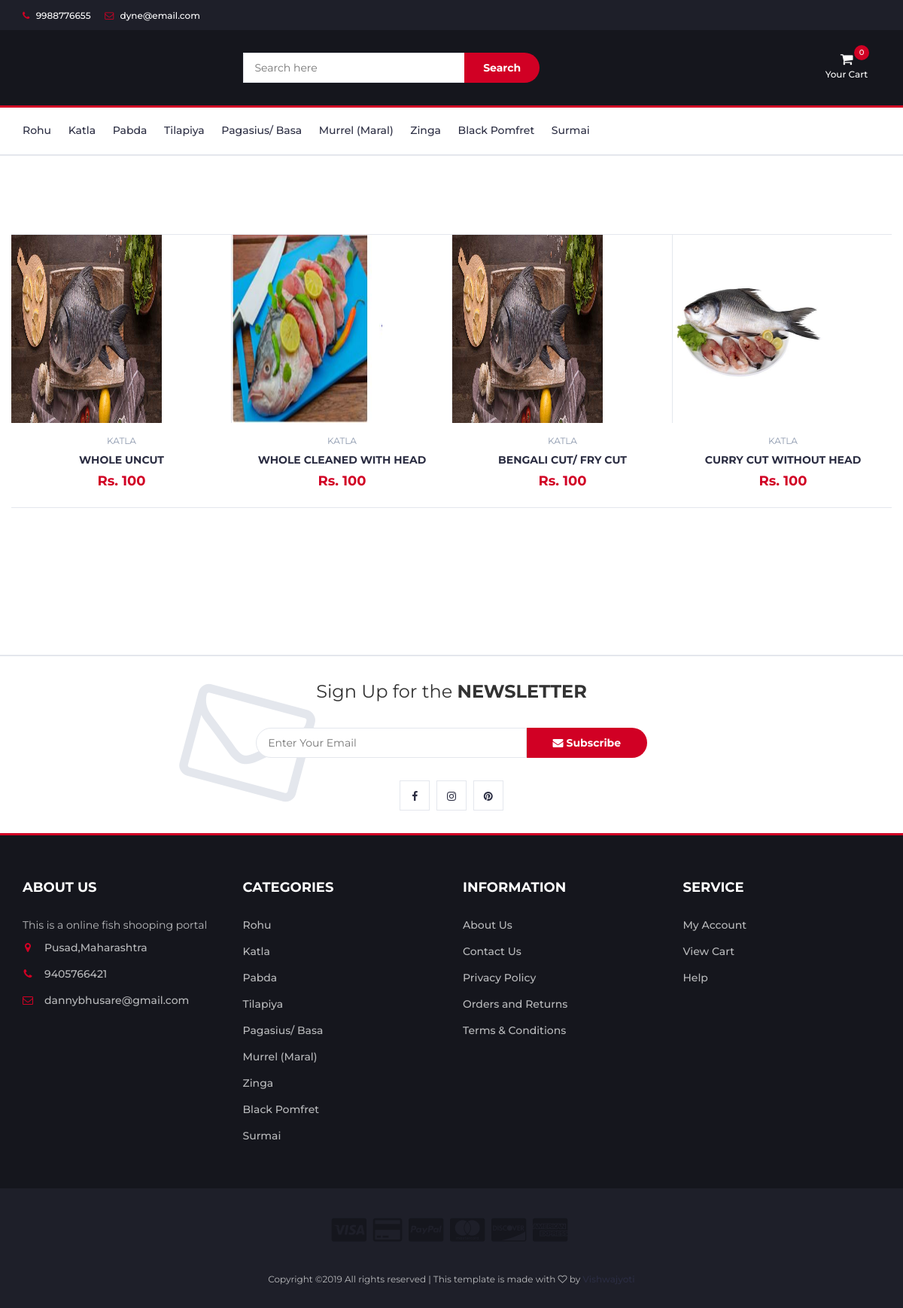
The page /index.php?cat_id=2 on the database its author committed.
### tables this page shows
CREATE TABLE `categories` (
  `cat_id` int(100) NOT NULL,
  `cat_title` text NOT NULL,
  `catagory_details` text NOT NULL
);

CREATE TABLE `products` (
  `prd_id` int(100) NOT NULL,
  `prd_cat` int(100) NOT NULL,
  `prd_title` varchar(255) NOT NULL,
  `net_weight` varchar(30) NOT NULL,
  `gross_weight` varchar(30) NOT NULL,
  `pack_available` varchar(30) NOT NULL,
  `prd_price` int(100) NOT NULL,
  `prd_desc` text NOT NULL,
  `prd_img` text NOT NULL,
  `prd_keyword` text NOT NULL
);

### index.php (the view, shortened to what this page needs)
<!DOCTYPE html>
<?php
include "dbconnect.php";
include "header.php";
?>
<div class="section">
</div>
<div class="section">
	<div class="container">
		<div class="row">
			<div class="col-md-12">
				<div class="row">
					<div class="products-tabs">
						<div id="tab1" class="tab-pane active">
							<div class="products-slick" data-nav="#slick-nav-1">
								<?php
								if (empty($_GET)) {
									$cat_id = 1;
									$id = 0;
								} else {
									$cat_id = $_GET['cat_id'];
								}
								$select2 = "SELECT * FROM categories WHERE cat_id = $cat_id";
								$query2 = mysqli_query($con, $select2);
								while ($row = mysqli_fetch_assoc($query2)) {
									$cat_title = $row['cat_title'];
									$select1 = "SELECT * FROM products WHERE prd_cat =$cat_id";
									$query1 = mysqli_query($con, $select1);
									while ($row = mysqli_fetch_assoc($query1)) {
										$prd_title = $row['prd_title'];
										$prd_price = $row['prd_price'];
										$prd_img = $row['prd_img'];
										$prd_id  = $row['prd_id'];
								?>
										<form action="" method="POST" onsubmit="addtocart($prd_id)">
											<div class="product">
												<div class="product-img">
													<img style="width:200px;height:250px;" src="./images/<?php echo $prd_img; ?>" alt="">
												</div>
												<div class="product-body">
													<p class="product-category"><?php echo $cat_title; ?></p>
													<h3 class="product-name"><a href="#"><?php echo $prd_title;  ?></a></h3>
													<h4 class="product-price">Rs. <?php echo $prd_price; ?></h4>
												</div>
												<div class="add-to-cart">
													<button class="add-to-cart-btn"><i class="fa fa-shopping-cart"></i> <a href='index.php?cat_id=<?php echo $cat_id ?>& prd_id=<?php echo $prd_id;?>&del_id="0"& action="none"&search=0'>add to
															cart</a>
													</button>
												</div>
											</div>
										</form>
								<?php }
								} ?>
							</div>
						</div>
					</div>
				</div>
			</div>
		</div>
	</div>
</div>
<div class="section">
	<div class="container">
		<div class="row">
			<div class="col-md-12">
				<div class="row">
					<div class="products-tabs">
						<div id="tab2" class="tab-pane fade in active">
							<div class="products-slick" data-nav="#slick-nav-2">
							</div>
						</div>
					</div>
				</div>
			</div>
		</div>
		<div class="section">
		</div>
	</div>
</div>
<div id="newsletter" class="section">
	<div class="container">
		<div class="row">
			<div class="col-md-12">
				<div class="newsletter">
					<p>Sign Up for the <strong>NEWSLETTER</strong></p>
					<form>
						<input class="input" type="email" placeholder="Enter Your Email">
						<button class="newsletter-btn"><i class="fa fa-envelope"></i> Subscribe</button>
					</form>
					<ul class="newsletter-follow">
						<li>
							<a href="https://www.facebook.com/campaign/landing.php?campaign_id=1653993517&extra_1=s%7Cc%7C318504235901%7Ce%7Cfacebook%7C&placement=&creative=318504235901&keyword=facebook&partner_id=googlesem&extra_2=campaignid%3D1653993517%26adgroupid%3D63066387003%26matchtype%3De%26network%3Dg%26source%3Dnotmobile%26search_or_content%3Ds%26device%3Dc%26devicemodel%3D%26adposition%3D1t1%26target%3D%26targetid%3Dkwd-541132862%26loc_physical_ms%3D9062140%26loc_interest_ms%3D%26feeditemid%3D%26param1%3D%26param2%3D&gclid=EAIaIQobChMI6IDRkZnV5gIViqoYCh20KAnqEAAYASAAEgIVLvD_BwE"><i class="fa fa-facebook"></i></a>
						</li>
						<li>
							<a href="https://www.instagram.com/"><i class="fa fa-instagram"></i></a>
						</li>
						<li>
							<a href="https://in.pinterest.com/"><i class="fa fa-pinterest"></i></a>
						</li>
					</ul>
				</div>
			</div>
		</div>
	</div>
</div>
</body>
<?php
include "footer.php";
?>
</html>

### header.php (shortened to what this page needs)
<!DOCTYPE html>
<?php
include "dbconnect.php";
?>
<html lang="en">
<head>
    <link type="text/css" rel="stylesheet" href="css/bootstrap.min.css" />
    <link type="text/css" rel="stylesheet" href="css/slick.css" />
    <link type="text/css" rel="stylesheet" href="css/slick-theme.css" />
    <link type="text/css" rel="stylesheet" href="css/nouislider.min.css" />
    <link rel="stylesheet" href="css/font-awesome.min.css">
    <link type="text/css" rel="stylesheet" href="css/style.css" />
</head>
<body>
    <header>
        <div id="top-header">
            <div class="container">
                <ul class="header-links pull-left">
                    <li><a href="#"><i class="fa fa-phone"></i> 9988776655</a></li>
                    <li><a href="#"><i class="fa fa-envelope-o"></i> dyne@email.com</a></li>
                </ul>
            </div>
        </div>
        <div id="header">
            <div class="container">
                <div class="row">
                    <div class="col-md-3">
                    </div>
                    <div class="col-md-6">
                        <div class="header-search">
                            <form method="POST">
                                <input class="input" placeholder="Search here" name='seach'>
                                <button class="search-btn" name='searching'>Search</button>
                            </form>
                        </div>
                    </div>
                    <div class="col-md-3 clearfix">
                        <div class="header-ctn">
                            <?php
							$ip_add = getUserIpAddr();
							$cart_count_query = "SELECT count(*) FROM `cart` where ip_add='$ip_add'";
							$count_result = mysqli_query($con, $cart_count_query);
							$count = mysqli_fetch_array($count_result);
							$number = $count[0];
							?>
                            <div class="dropdown">
                                <a class="dropdown-toggle" data-toggle="dropdown" aria-expanded="true">
                                    <i class="fa fa-shopping-cart"></i>
                                    <span>Your Cart</span>
                                    <div class="qty"><?php echo "$number" ?></div>
                                </a>
                                        <?php
										function getUserIpAddr()
										{
											if (!empty($_SERVER['HTTP_CLIENT_IP'])) {
												$ip = $_SERVER['HTTP_CLIENT_IP'];
											} elseif (!empty($_SERVER['HTTP_X_FORWARDED_FOR'])) {
												$ip = $_SERVER['HTTP_X_FORWARDED_FOR'];
											} else {
												$ip = $_SERVER['REMOTE_ADDR'];
											}
											return $ip;
										}
										?>
                            </div>
                        </div>
                    </div>
                </div>
            </div>
        </div>
    </header>
    <nav id="navigation">
        <div class="container">
            <div id="responsive-nav">
                <?php
				$cat = "SELECT * FROM categories";
				$result = mysqli_query($con, $cat);
				while ($row = mysqli_fetch_assoc($result)) {
					$cat_id = $row['cat_id'];
					$cat_title = $row['cat_title'];
				?>
                <ul class="main-nav nav navbar-nav">
                    <li><a
                            href='index.php?cat_id=<?php echo $cat_id; ?>& prd_id=<?php echo 0; ?>&del_id=0 & action="none" & search="none"'><?php echo $cat_title; ?>&nbsp&nbsp&nbsp&nbsp&nbsp&nbsp</a>
                    </li>
                </ul>
                <?php
				}
				?>
            </div>
        </div>
    </nav>
</body>
</html>

### footer.php (shortened to what this page needs)
<footer id="footer">
			<div class="section">
				<div class="container">
					<div class="row">
						<div class="col-md-3 col-xs-6">
							<div class="footer">
								<h3 class="footer-title">About Us</h3>
								<p>This is a online fish shooping portal </p>
								<ul class="footer-links">
									<li><a href="https://www.google.com/maps/place/Pusad,+Maharashtra/@19.9093604,77.528328,13z/data=!3m1!4b1!4m5!3m4!1s0x3bd1754ee1c7bba1:0x4fa254d0a0f7568e!8m2!3d19.9104257!4d77.568649"><i class="fa fa-map-marker"></i>Pusad,Maharashtra</a></li>
									<li><a href=""><i class="fa fa-phone"></i>9405766421</a></li>
									<li><a href="https://www.google.com/intl/en-GB/gmail/about/#"><i class="fa fa-envelope-o"></i>dannybhusare@gmail.com</a></li>
								</ul>
							</div>
						</div>
						<div class="col-md-3 col-xs-6">
							<div class="footer">
								<h3 class="footer-title">Categories</h3>
								<ul class="footer-links">
								<?php
							$cat_fetch = "SELECT * FROM `categories` ";
							$category = mysqli_query($con, $cat_fetch);
							while ($data = mysqli_fetch_assoc($category)) {
								$cat_title = $data['cat_title'];
								$cat_id = $data['cat_id'];
							?>
							<li><a href='index.php?cat_id=<?php echo $cat_id; ?>'>
							<?php
										echo $cat_title;
																						?></a></li>
                            <?php
							}
							?>
								</ul>
							</div>
						</div>
						<div class="col-md-3 col-xs-6">
							<div class="footer">
								<h3 class="footer-title">Information</h3>
								<ul class="footer-links">
									<li><a href="#">About Us</a></li>
									<li><a href="contact_us/contact_us.php">Contact Us</a></li>
									<li><a href="privacy.php">Privacy Policy</a></li>
									<li><a href="#">Orders and Returns</a></li>
									<li><a href="#">Terms & Conditions</a></li>
								</ul>
							</div>
						</div>
                <div class="col-md-3 col-xs-6">
                    <div class="footer">
                        <h3 class="footer-title">Service</h3>
                        <ul class="footer-links">
                            <li><a href="#">My Account</a></li>
                            <li><a href="header.php",class="cart-dropdown">View Cart</a></li>
                            <li><a href="#">Help</a></li>
                        </ul>
                    </div>
                </div>
            </div>
        </div>
    </div>
			<div id="bottom-footer" class="section">
				<div class="container">
					<div class="row">
						<div class="col-md-12 text-center">
							<ul class="footer-payments">
								<li><a href="#"><i class="fa fa-cc-visa"></i></a></li>
								<li><a href="#"><i class="fa fa-credit-card"></i></a></li>
								<li><a href="#"><i class="fa fa-cc-paypal"></i></a></li>
								<li><a href="#"><i class="fa fa-cc-mastercard"></i></a></li>
								<li><a href="#"><i class="fa fa-cc-discover"></i></a></li>
								<li><a href="#"><i class="fa fa-cc-amex"></i></a></li>
							</ul>
							<span class="copyright">
								Copyright &copy;<script>document.write(new Date().getFullYear());</script> All rights reserved | This template is made with <i class="fa fa-heart-o" aria-hidden="true"></i> by <a href="https://vishwajyoti.in" target="_blank">Vishwajyoti</a>
							</span>
						</div>
					</div>
				</div>
			</div>
		</footer>

### rows shown on the page
categories: cat_title "Rohu"
categories: cat_title "Katla", cat_title "KATLA"
categories: cat_title "Pabda"
categories: cat_title "Tilapiya"
categories: cat_title "Pagasius/ Basa"
categories: cat_title "Murrel (Maral)"
categories: cat_title "Zinga"
categories: cat_title "Black Pomfret"
categories: cat_title "Surmai"
products: prd_img (picture), prd_title "WHOLE UNCUT", prd_price "100"
products: prd_img (picture), prd_title "WHOLE CLEANED WITH HEAD", prd_price "100"
products: prd_img (picture), prd_title "BENGALI CUT/ FRY CUT", prd_price "100"
products: prd_img (picture), prd_title "CURRY CUT WITHOUT HEAD", prd_price "100"

### other values the page prints
$number "0"
